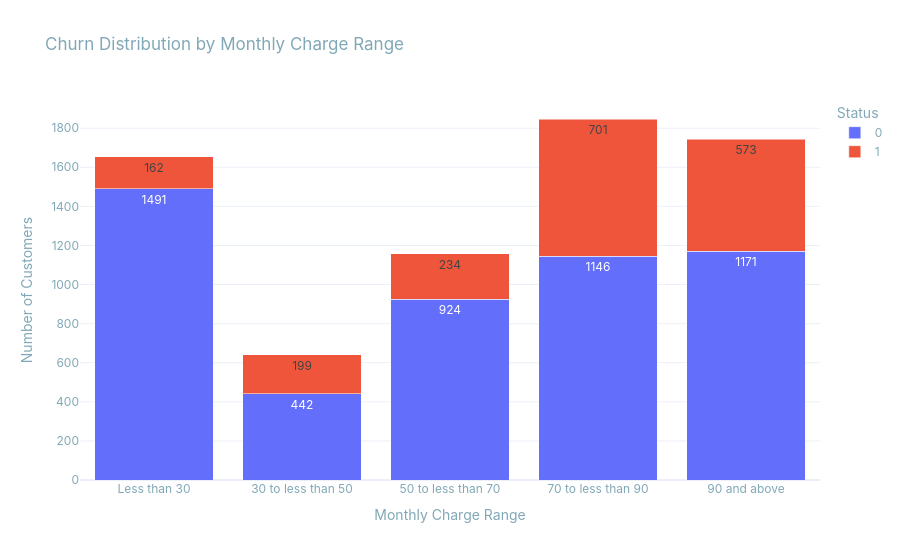

Write notebook code for a chart like this one.
### Markdown cell above
The number of churned customers is almost evenly distributed between genders, with no substantial difference observed.

### Code cell
df_copy = df.copy()
df_copy["MonthlyCharges_range"] = pd.cut(
    df["MonthlyCharges"],
    bins=[-np.inf, 30, 50, 70, 90, np.inf],
    labels=[
        "Less than 30",
        "30 to less than 50",
        "50 to less than 70",
        "70 to less than 90",
        "90 and above"
    ],
    right=False
)

monthly_churn_plot = df_copy.groupby(["MonthlyCharges_range", "Churn"], observed=False).size().reset_index(name="Number_of_customers")
monthly_churn_plot["Churn"] = monthly_churn_plot["Churn"].astype(str)

fig = px.bar(
    monthly_churn_plot,
    x="MonthlyCharges_range",
    y="Number_of_customers",
    color="Churn",
    barmode="stack",
    text_auto=True,
    title="Churn Distribution by Monthly Charge Range",
    category_orders={
        "MonthlyCharges_range": [
            "Moins de 30",
            "30 à moins de 50",
            "50 à moins de 70",
            "70 à moins de 90",
            "90 et plus"
        ],
        "Churn_status": ["Non churn", "Churn"]
    },
    labels={
        "MonthlyCharges_range": "Monthly Charges",
        "Number_of_customers": "Number of Customers",
        "Churn_status": "Customer Status"
    }
)

fig.update_layout(
    template="plotly_white",
    plot_bgcolor="rgba(0,0,0,0)",
    paper_bgcolor="rgba(0,0,0,0)",
    font=dict(
        family="Inter",
        color="#81A8B6"
    ),
    legend_title_text="Status",
    xaxis_title="Monthly Charge Range",
    yaxis_title="Number of Customers"
)

fig.update_traces(textposition="inside")
fig.show()

### Figure 1 — Plotly figure (JSON) as saved in the notebook; plotly's stock layout.template omitted (floating-point values rounded to 4 significant figures)
{"data": [{"hovertemplate": "Churn=0<br>Monthly Charges=%{x}<br>Number of Customers=%{y}<extra></extra>", "legendgroup": "0", "marker": {"color": "#636efa", "pattern": {"shape": ""}}, "name": "0", "orientation": "v", "showlegend": true, "textposition": "inside", "texttemplate": "%{y}", "type": "bar", "x": ["Less than 30", "30 to less than 50", "50 to less than 70", "70 to less than 90", "90 and above"], "xaxis": "x", "y": [1491, 442, 924, 1146, 1171], "yaxis": "y"}, {"hovertemplate": "Churn=1<br>Monthly Charges=%{x}<br>Number of Customers=%{y}<extra></extra>", "legendgroup": "1", "marker": {"color": "#EF553B", "pattern": {"shape": ""}}, "name": "1", "orientation": "v", "showlegend": true, "textposition": "inside", "texttemplate": "%{y}", "type": "bar", "x": ["Less than 30", "30 to less than 50", "50 to less than 70", "70 to less than 90", "90 and above"], "xaxis": "x", "y": [162, 199, 234, 701, 573], "yaxis": "y"}], "layout": {"barmode": "stack", "font": {"color": "#81A8B6", "family": "Inter"}, "legend": {"title": {"text": "Status"}, "tracegroupgap": 0}, "paper_bgcolor": "rgba(0,0,0,0)", "plot_bgcolor": "rgba(0,0,0,0)", "title": {"text": "Churn Distribution by Monthly Charge Range"}, "xaxis": {"anchor": "y", "categoryarray": ["Moins de 30", "30 à moins de 50", "50 à moins de 70", "70 à moins de 90", "90 et plus"], "categoryorder": "array", "domain": [0, 1], "title": {"text": "Monthly Charge Range"}}, "yaxis": {"anchor": "x", "domain": [0, 1], "title": {"text": "Number of Customers"}}}}
